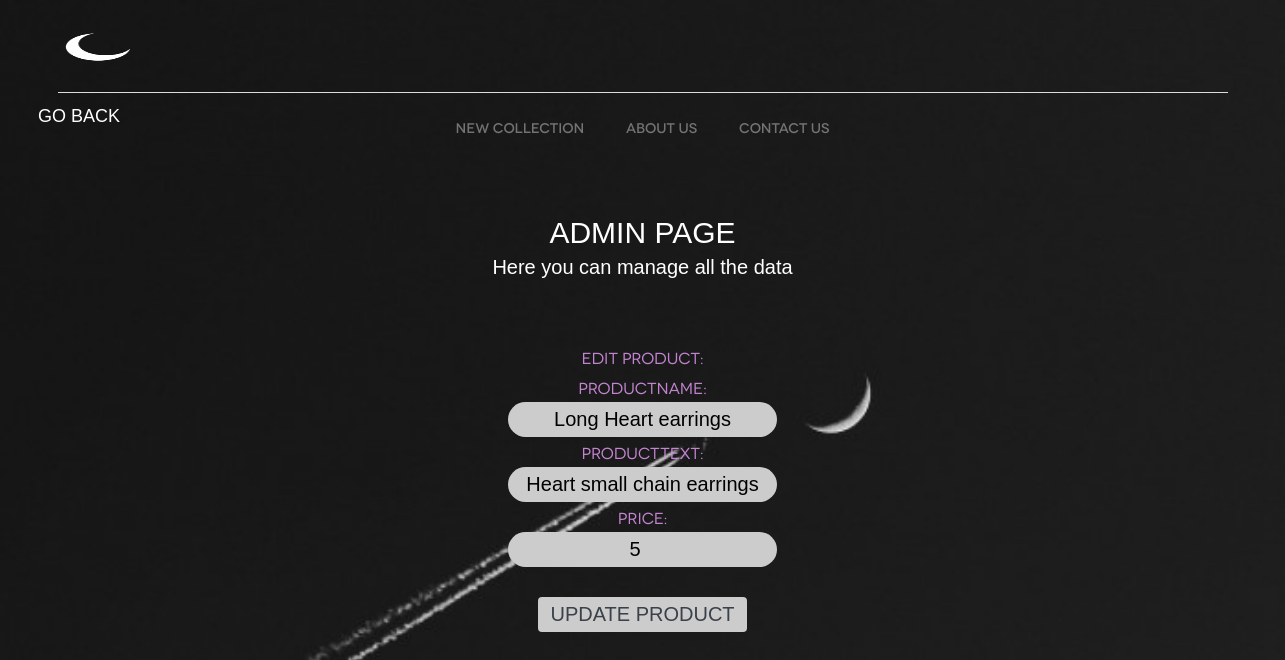
Screenshot of /view/editProduct.php?id=4 with the database file from the repository.
### tables this page shows
CREATE TABLE `products` (
  `ID` int(11) NOT NULL,
  `ProductName` varchar(50) NOT NULL,
  `ProductText` varchar(50) NOT NULL,
  `Price` varchar(50) NOT NULL
);

### repository/productsRepo.php (called while the page is built, shortened)
<?php
	class productsRepo{
		private $connection;
		function __construct(){
			$connect = new DatabaseConnection;
			$this->connection = $connect->startConnection();
		}
	    function getProductById($id){
	        $connect = $this->connection;
	        $sql = "SELECT * FROM products WHERE ID='$id'";
	        $statement = $connect->query($sql);
	        $product = $statement->fetch();
	        return $product;
	    }
	}
?>

### view/editProduct.php (the view, shortened to what this page needs)
<!DOCTYPE html>
<html>
    <head>
        <link rel="stylesheet" href="../CSS/style.css"/>
        <link rel="stylesheet" href="../CSS/additionalitems.css"/>
        <link rel="stylesheet" href="../CSS/Dashboards.css"/>
    </head>
    <body class="body8">
    <header id="header">
		<div class="container">
			<a href="Index.php" id="logo-dark" title="Luna">Luna</a>
		</div>
	</header>
	<nav id="menu">
		<div class="container">
			<ul>
				<li><a href="products.php">New collection</a></li>
				<li><a href="team.php">About Us</a></li>
				<li><a href="Contactus.php">Contact Us</a></li>
			</ul>
		</div>
	</nav>
        <div class="nav-div2">
        <ul class="nav-list2">
            <list> <a class="active go-back" href="manageProducts.php"><b>GO BACK</b></list></a>
        </ul>
            <div class="items">
            <p class="titulli2">ADMIN PAGE</p>
            <pre class="pershkrimi2" >Here you can manage all the data</pre> <br> <br>
            <center>
            <main>
        <?php
            include_once '../repository/productsRepo.php';
            $productId = $_GET['id'];
            $productsRepository = new productsRepo();
            $product  = $productsRepository->getProductbyId($productId);
        ?>
             <form method="post" action="">
                 <div class='inputet'>
              <h2 class="profileText">Edit Product: </h2>
              <h2 class="profileText">ProductName:</h2>
              <input class="profileText" type="text" id="productName" name="productName" value="<?=$product['ProductName']?>" readonly> <br>
              <h2 class="profileText">ProductText:</h2>
              <input class="profileText" type="text" id="productText" name="productText" value="<?=$product['ProductText']?>"> <br>
              <h2 class="profileText"s>Price:</h2>
              <input class="profileText" type="number" min="1" id="price" name="price" value="<?=$product['Price']?>"> <br> <br>
              <input class="insertButton" type="submit" name="updateProductButton" value="UPDATE PRODUCT">
            </div>
        </form>
        </main>
    </body>
</html>

### css/style.css (style rules this page uses)
html, body, div, span, applet, object, iframe, h1, h2, h3, h4, h5, h6, p, blockquote, pre, a, abbr, acronym, address, big, cite, code, del, dfn, em, img, ins, kbd, q, s, samp, small, strike, strong, sub, sup, tt, var, b, u, i, center, dl, dt, dd, ol, ul, li, fieldset, form, label, legend, table, caption, tbody, tfoot, thead, tr, th, td, article, aside, canvas, details, figcaption, figure, footer, header, hgroup, menu, nav, section, summary, time, mark, audio, video { margin: 0; padding: 0; border: 0; font-size: 100%; font: inherit; vertical-align: baseline; }
*, *:before, *:after { -moz-box-sizing: border-box; -webkit-box-sizing: border-box; box-sizing: border-box; }
input[type=tel], input[type=url], input[type=password], input[type=text], input[type=email], input[type=reset], input[type=button], input[type=submit], button, textarea { -webkit-appearance: none; -webkit-border-radius: 0; }
article, aside, details, figcaption, figure, footer, header, hgroup, menu, nav, section { display: block; }
ol, ul { list-style: none; }
a[href], label[for], select, input[type=checkbox], input[type=radio] { cursor: pointer; }
button, input[type=button], input[type=image], input[type=reset], input[type=submit] { padding: 0; overflow: visible; cursor: pointer; }
h1, h2, h3, h4, h5, h6 { font-weight: normal; font-family: "Novecentowide"; }
body { font: 16px/30px Arial, Helvetica, sans-serif; color: #949697; background: #fff; -webkit-text-size-adjust: none; min-width: 320px; }
input, textarea, select, button { outline: none; font-family: Arial, Helvetica, sans-serif; }
a { text-decoration: none; color: #666668; }
.container { position: relative; width: 1170px; margin: 0 auto; }
#header .container { height: 93px; padding-top: 20px; padding-bottom: 20px; border-bottom: 1px solid #dcdcdc; }
#logo-dark { margin-top: 10px; width: 130px; height: 52px; display: block; float: left; cursor: pointer; text-indent: -9999em; background: url(../Project/logo-dashboard.png) no-repeat; background-size: 80px 34px; }
.go-back { color: white !important; }
#menu { text-align: center; color: #737375; font-size: 14px; font-weight: 500; }
#menu li { padding: 19px 19px 21px; display: inline-block; font-family: "Novecentowide"; }
#menu a { color: #737375; }

### css/additionalitems.css (style rules this page uses)
.body8 { background: linear-gradient(135deg, #ce0f6e, #1e46b4); background-attachment: fixed; overflow-x: hidden; }
.titulli2 { color:white; font-family:'Orbitron', sans-serif; text-align:center; padding-top:130px; font-size:30px; }
.pershkrimi2 { color:white;text-align:center; font-family:'Orbitron', sans-serif; padding-top:4px; font-size:20px; }
p { color:white; font-family:'Orbitron', sans-serif; }
.nav-list2 { margin: -75px; padding-left: 100px; }
.nav-list2 a { float: left; color: black; text-align: center; text-decoration: none; padding: 13px; font-size: 18px; font-family: 'Orbitron', sans-serif; }
.nav-list2 a.active { font-family: 'Orbitron', sans-serif; }

### css/Dashboards.css (style rules this page uses)
.body8 { background-image: url(../Project/Dashboardd.jpg); font-family:'Orbitron', sans-serif; color: #dc94ebde; background-repeat: no-repeat; background-size: cover; }
.inputet input { background-color: rgb(204, 204, 204); font-family:'Orbitron', sans-serif; height: 35px; text-align: center; font-size: 20px; border-radius: 50px; border: #9198e5; }
.insertButton { display: inline-block; outline: none; cursor: pointer; font-weight: 500 !important; border-radius: 4px !important; padding: 6px 12px !important; border: 2px; color: #3a4149; background: #e7ebee; line-height: 1.15; font-size: 20px; }

### rows the page displays
products: productName "Long Heart earrings", productText "Heart small chain earrings", price "5"
